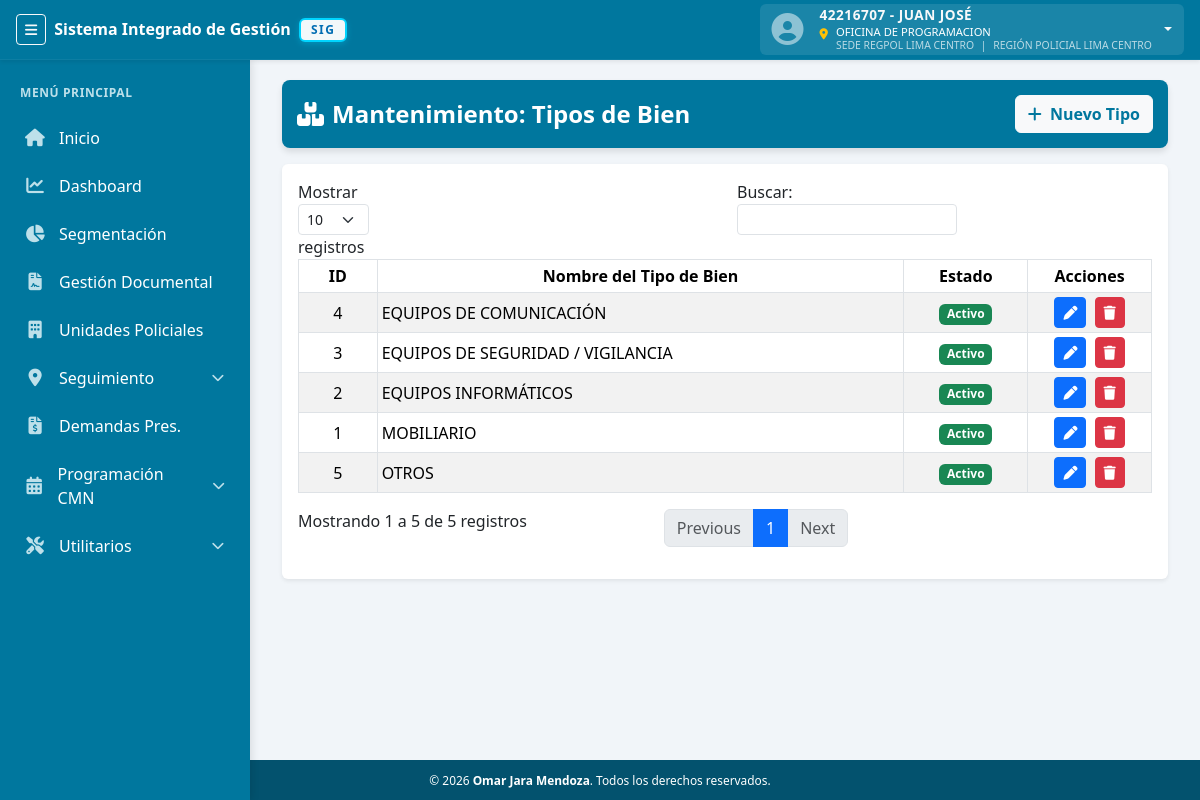
The page /vista/tipos_bien.php (signed in) on the database its author committed.
### tables this page shows
CREATE TABLE `modulos` (
  `id` int(11) NOT NULL,
  `nombre` varchar(100) NOT NULL COMMENT 'Nombre descriptivo del módulo',
  `slug` varchar(50) NOT NULL COMMENT 'Identificador único (snake_case)',
  `icono` varchar(50) DEFAULT 'fa-cube' COMMENT 'Icono FontAwesome',
  `enlace` varchar(255) DEFAULT '#',
  `categoria` varchar(50) DEFAULT 'OTROS',
  `color` varchar(20) DEFAULT '#00779e' COMMENT 'Color del módulo',
  `orden` int(11) DEFAULT 0 COMMENT 'Orden de visualización',
  `es_restringido` tinyint(1) DEFAULT 0 COMMENT '1 = Solo Admin/SuperAdmin (Configuración, Bitácoras)',
  `descripcion` text DEFAULT NULL COMMENT 'Descripción del módulo',
  `activo` tinyint(1) DEFAULT 1 COMMENT 'Estado del módulo',
  `created_at` timestamp NULL DEFAULT current_timestamp(),
  `updated_at` timestamp NULL DEFAULT current_timestamp() ON UPDATE current_timestamp()
);

CREATE TABLE `mae_tipos_bien` (
  `id_tipo_bien` int(11) NOT NULL,
  `nombre` varchar(100) NOT NULL,
  `estado` tinyint(1) DEFAULT 1,
  `created_at` timestamp NULL DEFAULT current_timestamp()
);

### modelo/sesion_config.php (called while the page is built, shortened)
<?php
if (!function_exists('userCan')) {
    function userCan($modulo, $accion = 'VER') {
        $mod = strtoupper(trim($modulo));
        $acc = strtoupper(trim($accion));
        return isset($_SESSION['permisos'][$mod][$acc]) && $_SESSION['permisos'][$mod][$acc] === true;
    }
}

### modelo/TipoBienModelo.php (called while the page is built, shortened)
<?php
require_once 'conexion.php';
class TipoBienModelo
{
    private $db;
    public function __construct()
    {
        global $conexion;
        $this->db = $conexion;
    }
    public function listar()
    {
        $sql = "SELECT * FROM mae_tipos_bien ORDER BY nombre ASC";
        $result = $this->db->query($sql);
        return $result->fetch_all(MYSQLI_ASSOC);
    }
}
?>

### vista/tipos_bien.php (the view, shortened to what this page needs)
<?php
include 'layout/topbar.php';
include 'layout/sidebar.php';
require_once '../modelo/TipoBienModelo.php';
$modelo = new TipoBienModelo();
$lista = $modelo->listar();
?>
<div class="page-content" style="padding-top: 80px; padding-left: 20px; padding-right: 20px;">
    <div class="container-fluid">
        <div class="d-flex align-items-center justify-content-between sis-nav-container mb-3"
            style="background-color: #00779e; color: #fff; border-radius: 8px; padding: 15px; box-shadow: 0 4px 6px rgba(0,0,0,0.1);">
            <div class="d-flex align-items-center">
                <h4 class="m-0 fw-bold me-4"><i class="fa-solid fa-boxes-stacked me-2"></i>Mantenimiento: Tipos de Bien</h4>
            </div>
            <button class="btn btn-light fw-bold" style="color: #00779e;" onclick="abrirModal()">
                <i class="fa-solid fa-plus me-1"></i> Nuevo Tipo
            </button>
        </div>
        <div class="card shadow-sm border-0">
            <div class="card-body">
                <div class="table-responsive">
                    <table id="tablaTiposBien"
                        class="table table-sm table-hover table-striped table-bordered align-middle text-center w-100">
                        <thead class="bg-dark text-white">
                            <tr>
                                <th style="width: 10%;">ID</th>
                                <th>Nombre del Tipo de Bien</th>
                                <th style="width: 15%;">Estado</th>
                                <th style="width: 15%;">Acciones</th>
                            </tr>
                        </thead>
                        <tbody>
                            <?php if (!empty($lista)): ?>
                                <?php foreach ($lista as $row): ?>
                                    <tr>
                                        <td><?= $row['id_tipo_bien'] ?></td>
                                        <td class="text-start"><?= htmlspecialchars($row['nombre']) ?></td>
                                        <td>
                                            <?php if ($row['estado'] == 1): ?>
                                                <span class="badge bg-success">Activo</span>
                                            <?php else: ?>
                                                <span class="badge bg-danger">Inactivo</span>
                                            <?php endif; ?>
                                        </td>
                                        <td>
                                            <button class="btn btn-sm btn-primary me-1"
                                                onclick="editar(<?= $row['id_tipo_bien'] ?>)" title="Editar">
                                                <i class="fa-solid fa-pen"></i>
                                            </button>
                                            <button class="btn btn-sm btn-danger" onclick="eliminar(<?= $row['id_tipo_bien'] ?>)"
                                                title="Eliminar">
                                                <i class="fa-solid fa-trash"></i>
                                            </button>
                                        </td>
                                    </tr>
                                <?php endforeach; ?>
                            <?php endif; ?>
                        </tbody>
                    </table>
                </div>
            </div>
        </div>
    </div>
</div>
<?php include 'layout/footer.php'; ?>

### vista/layout/sidebar.php (shortened to what this page needs)
<?php
require_once __DIR__ . "/../../modelo/conexion.php";
$sqlModulos = "SELECT * FROM modulos WHERE activo = 1 ORDER BY orden ASC";
$resModulos = $conexion->query($sqlModulos);
$menuData = [
    'OPERATIVOS' => [],
    'AUXILIARES' => [],
    'UTILITARIOS' => [],
    'SISTEMA' => [],
    'OTROS' => []
];
while ($m = $resModulos->fetch_assoc()) {
    $slugFiltro = strtolower($m['slug'] ?? '');
    if (in_array($slugFiltro, ['destinos', 'ubicacion', 'ubicaciones', 'acerca']) || strpos($slugFiltro, 'acerca') !== false) continue;
    $cat = strtoupper($m['categoria'] ?? 'OTROS');
    $menuData[$cat][] = $m;
}
$current_uri = $_SERVER['REQUEST_URI'];
$base_url = (defined('BASE_URL') ? BASE_URL : '/');
?>
<aside id="sidebar" class="sidebar">
  <div class="main-title">Menú Principal</div>
  <div class="menu">
    <?php
    if (!function_exists('isUrlActive')) {
        function isUrlActive($current_uri, $enlace) {
            $path = parse_url($current_uri, PHP_URL_PATH);
            $file = basename($path);
            $enlaceFile = basename($enlace);
            return $file === $enlaceFile;
        }
    }
    if (!function_exists('getCleanUrl')) {
        function getCleanUrl($base, $enlace) {
            $enlace = str_replace(['../', './'], '', $enlace);
            $enlace = ltrim($enlace, '/');
            return $base . $enlace;
        }
    }
    ?>
    <?php foreach ($menuData['OPERATIVOS'] as $m): ?>
      <?php if (userCan($m['slug'])): ?>
        <?php
          $isActive = isUrlActive($current_uri, $m['enlace']);
          if ($m['slug'] === 'seguimiento'):
            $isSeguimientoActive = strpos($current_uri, 'seguimiento_pac.php') !== false || strpos($current_uri, 'seguimiento_menores.php') !== false;
        ?>
          <div class="has-submenu <?= $isSeguimientoActive ? 'active' : '' ?>" id="submenu-seguimiento">
            <a href="javascript:void(0);" class="submenu-toggle">
              <i class="fa-solid <?= $m['icono'] ?>"></i> <span><?= $m['nombre'] ?></span>
              <i class="fa-solid fa-chevron-down arrow"></i>
            </a>
          </div>
        <?php elseif ($m['slug'] === 'cmn'):
            $isCmnActive = strpos($current_uri, 'cmn_listado.php') !== false ||
                           strpos($current_uri, 'cmn_identificacion.php') !== false ||
                           strpos($current_uri, 'cmn_clasificacion.php') !== false ||
                           strpos($current_uri, 'cmn_consolidacion.php') !== false;
        ?>
          <div class="has-submenu <?= $isCmnActive ? 'active' : '' ?>" id="submenu-cmn">
            <a href="javascript:void(0);" class="submenu-toggle">
              <i class="fa-solid <?= $m['icono'] ?>"></i> <span><?= $m['nombre'] ?></span>
              <i class="fa-solid fa-chevron-down arrow"></i>
            </a>
          </div>
               <?php else: ?>
          <?php
            $raw_enlace = $m['enlace'] ?? '';
            $slugVar = strtolower($m['slug'] ?? '');
            if ($slugVar === 'inicio') {
                $raw_enlace = 'vista/inicio.php';
            } elseif ($slugVar === 'dashboard') {
                $raw_enlace = 'controlador/dashboard.php';
            } elseif (empty($raw_enlace) || $raw_enlace === '#') {
                $raw_enlace = '#';
            }
            $enlace_final = getCleanUrl($base_url, $raw_enlace);
          ?>
          <a href="<?= $enlace_final ?>"
            class="<?= $isActive ? 'active-link' : '' ?>">
            <i class="fa-solid <?= $m['icono'] ?>"></i> <span><?= $m['nombre'] ?></span>
          </a>
        <?php endif; ?>
      <?php endif; ?>
    <?php endforeach; ?>
    <?php
      $canSeeUtils = false;
      foreach ($menuData['UTILITARIOS'] as $m) { if (userCan($m['slug'])) { $canSeeUtils = true; break; } }
      if ($canSeeUtils):
        $isAnyUtilActive = false;
    ?>
      <div class="has-submenu <?= $isAnyUtilActive ? 'active' : '' ?>" id="submenu-utils">
        <a href="javascript:void(0);" class="submenu-toggle">
          <i class="fa-solid fa-screwdriver-wrench"></i> <span>Utilitarios</span>
          <i class="fa-solid fa-chevron-down arrow"></i>
        </a>
      </div>
    <?php endif; ?>
  </div>
</aside>

### public/css/estilos.css (style rules this page uses)
:root { --sidebar-width: 250px; --sidebar-collapsed-width: 70px; --topbar-height: 60px; --primary-color: #00779e; --secondary-color: #00779e; --accent-color: #ffc107; --text-light: #ffffff; --text-muted: #bde0ea; --bg-body: #f1f5f9; --transition-speed: 0.3s; }
body { background-color: var(--bg-body); font-family: 'Segoe UI', system-ui, -apple-system, sans-serif; min-height: 100vh; }
.sidebar { position: fixed; top: var(--topbar-height); left: 0; height: calc(100vh - var(--topbar-height)); width: var(--sidebar-width); background-color: var(--secondary-color); color: var(--text-light); transition: width var(--transition-speed); z-index: 1020; overflow-y: auto; box-shadow: 2px 0 8px rgba(0, 0, 0, 0.1); }
.sidebar .main-title { padding: 1.5rem 1.25rem 0.75rem; font-size: 0.75rem; font-weight: 700; text-transform: uppercase; color: var(--text-muted); letter-spacing: 0.05em; white-space: nowrap; overflow: hidden; text-overflow: ellipsis; }
.sidebar a { display: flex; align-items: center; gap: 12px; padding: 12px 20px; text-decoration: none; color: var(--text-light); transition: all var(--transition-speed); border-left: 3px solid transparent; }
.sidebar i { width: 24px; text-align: center; font-size: 1.1rem; color: var(--text-muted); transition: color var(--transition-speed); }
.has-submenu .arrow { margin-left: auto; font-size: 0.8rem; transition: transform var(--transition-speed); }
.page-content { margin-left: var(--sidebar-width); padding: calc(var(--topbar-height) + 20px) 20px 20px 20px; transition: margin-left var(--transition-speed); width: auto; min-height: calc(100vh - var(--topbar-height)); box-sizing: border-box; }

### vista/layout/footer.php (style rules this page uses)
body { display: flex; flex-direction: column; min-height: 100vh; }
.page-content { flex: 1; }

### rows shown on the page
modulos: nombre "Inicio"
modulos: nombre "Dashboard"
modulos: nombre "Segmentación"
modulos: nombre "Gestión Documental"
modulos: nombre "Unidades Policiales"
modulos: nombre "Seguimiento"
modulos: nombre "Demandas Pres."
modulos: nombre "Programación CMN"
mae_tipos_bien: id_tipo_bien "4", nombre "EQUIPOS DE COMUNICACIÓN", estado "Activo"
mae_tipos_bien: id_tipo_bien "3", nombre "EQUIPOS DE SEGURIDAD / VIGILANCIA", estado "Activo"
mae_tipos_bien: id_tipo_bien "2", nombre "EQUIPOS INFORMÁTICOS", estado "Activo"
mae_tipos_bien: id_tipo_bien "1", nombre "MOBILIARIO", estado "Activo"
mae_tipos_bien: id_tipo_bien "5", nombre "OTROS", estado "Activo"

### other values the page prints
$_SESSION["dni"] "42216707"
$_SESSION["nombre"] "JUAN JOSÉ"
$subunidad "OFICINA DE PROGRAMACION"
$division "SEDE REGPOL LIMA CENTRO"
$region "REGIÓN POLICIAL LIMA CENTRO"
